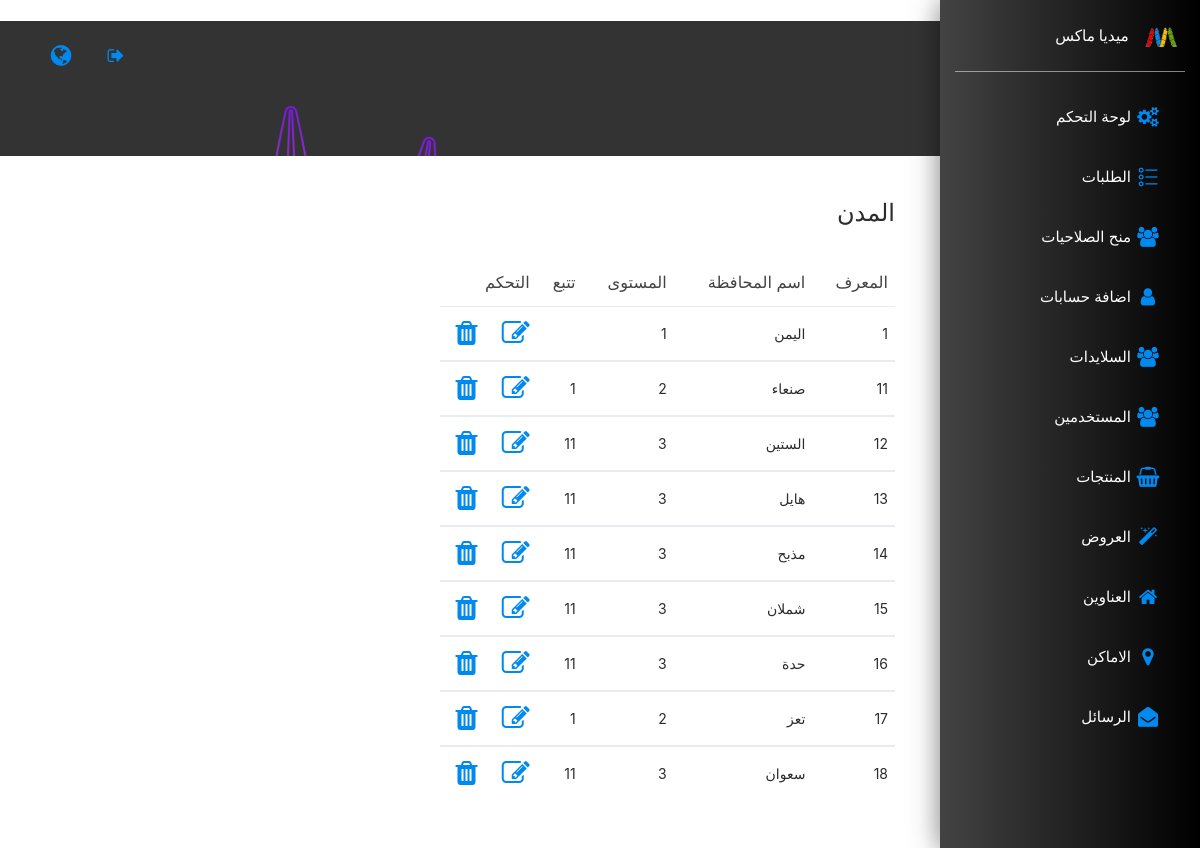
The app's page /cp/cities.php (signed in) with its own data.
### tables this page shows
CREATE TABLE IF NOT EXISTS `locations` (
  `id` int(11) NOT NULL AUTO_INCREMENT,
  `name` varchar(45) DEFAULT NULL,
  `level` tinyint(1) DEFAULT NULL,
  `parent` int(11) DEFAULT NULL,
  PRIMARY KEY (`id`),
  KEY `fk_locations_locations1_idx` (`parent`)
);

### cp/cities.php (the view, shortened to what this page needs)
<?php
include_once('design/sidebar.php');
?>
        <div class="main-panel">
            <?php
				include_once('design/navbar.php');
		    ?>
            <div class="panel-header panel-header-sm">
            </div>
            <div class="content">
                <div class="row">
				 <div class="col-md-8">
			<?php
								$sql="Select * from locations ";
								$q=$con->prepare($sql);
								$q->execute();
								$rows=$q->fetchall();
								if($q->rowcount()>0){
									echo " <div class='content'><div class='row'><div class='col-md-12'><div class='card'><div class='card-header'><h4 class='card-title'>المدن</h4></div><div class='card-body'><div class='table-responsive'><table class='table'>";
										echo " <thead class=' text-primary'>";
										echo "<th class='text-right'>المعرف</th>";
										echo "<th class='text-right'>اسم المحافظة</th>";
										echo "<th class='text-right'>المستوى</th>";
										echo "<th class='text-right'>تتبع</th>";
										echo "<th colspan=2 class='text-right'>التحكم</th>";
										echo "</thead>";
										foreach($rows as $row){
											$id=$row['id'];
											$name=$row['name'];
											$level=$row['level'];
											$parent=$row['parent'];
											echo "<tbody>";
											echo "<td>$id</td>";
											echo "<td>$name</td>";
											echo "<td>$level</td>";
											echo "<td>$parent</td>";
											echo "<td><a href='?action=edit&id=$id' title='تعديل'><i class='fa fa-edit' style='font-size:2em; color:#b37700;'></i></a></td>";
											echo "<td><a href='?action=delete&id=$id' title='حذف' onclick='return confirm(\" هل انت متأكد من حذف الصنف  $name ؟\")'><i class='fa fa-trash' style='font-size:2em;color:black;'></i></a></td>";
											echo "</tbody>";
										}
									echo "</table>";
									echo "</div></div></div></div></div></div>";
								}
								else
								{
									echo "Empty";
								}
?>
                    </div>
                    </div>
                </div>
            </div>
                       <?php
include_once('design/footer.php');
?>

### cp/design/sidebar.php (shortened to what this page needs)
<?php
require_once('../db/db.php');
?>
<!DOCTYPE html>
<html lang="ar">
<head>
    <link href="assets/css/bootstrap.min.css" rel="stylesheet" />
    <link href="assets/css/now-ui-dashboard.css?v=1.0.1" rel="stylesheet" />
    <link href="assets/demo/demo.css" rel="stylesheet" />
	 <link href="font-awesome.min.css" rel="stylesheet" />
	 <link href="assets/css/font-awesome.min.css" rel="stylesheet" />
</head>
<body class="">
    <div class="wrapper ">
        <div class="sidebar" data-color="black">
            <div class="logo">
                <a href="index.php" class="simple-text logo-mini">
                    <img src="assets/img/logo.png" class='logoimg'>
                </a>
                <a href="#" class="simple-text logo-normal">
                    <p style=" font-family: 'Calibri', Sakkal Majalla, Monotype Koufi  !important;">ميديا ماكس </p>
                </a>
            </div>
            <div class="sidebar-wrapper">
                <ul class="nav">
					<?php
						echo right_list('index','fa fa-gears design_app','لوحة التحكم');
                        $r=$_SESSION['admin_role'];
                        $sql="select * from roles where id =:r";
                            $q=$con->prepare($sql);
                            $q->execute(array("r"=>$r));
                            $rows=$q->fetchall();
                            if($q->rowcount()>0)
                            {
                                foreach($rows as $row)
                                {
                                    $acounts=$row['acounts'];
                                    $orders=$row['orders'];
                                    $slides=$row['slides'];
                                    $users=$row['users'];
                                    $products=$row['products'];
                                    $offers=$row['offers'];
                                    $addresses=$row['addresses'];
                                    $locations=$row['locations'];
                                    $messages=$row['messages'];
                                    $granted_roles=$row['granted_roles'];
                               }
                            }
						if(isset($orders) and $orders==1)
                        echo "<li class='dropdown'>
                            <a href='tables.php' class='dropdown-toggle' data-toggle='dropdown'>
                                <i class='now-ui-icons design_bullet-list-67'></i>
                                <p>الطلبات</p>
                            </a>
                            <div class='dropdown'>
                            <div class='dropdown-menu drop_tables'>
                            <a class='dropdown-item' href='orders.php?name=كل الطلبات'>كل الطلبات</a><br>
                            <a class='dropdown-item' href='orders.php?role=1&name=جديدة'>جديدة</a><br>
                            <a class='dropdown-item' href='orders.php?role=2&name=قيد التجهيز'>قيد التجهيز</a><br>
                            <a class='dropdown-item' href='orders.php?role=3&name=الدفع'>الدفع</a><br>
                            <a class='dropdown-item' href='orders.php?role=4&name=مكتملة'>مكتملة</a><br>
                            </div>
                            </div>
                        </li>";
						if(isset($granted_roles) and $granted_roles==1) echo right_list('roles.php','fa fa-users design_app','منح الصلاحيات');
						if(isset($acounts) and $acounts==1) echo right_list('user_pro.php?action=insert','fa fa-user design_app','اضافة حسابات');
						if(isset($slides) and $slides==1) echo right_list('slides.php','fa fa-users design_app',' السلايدات');
						if(isset($users) and $users==1) echo right_list('users.php?name=المستخدمين','fa fa-users design_app','المستخدمين');
						if(isset($products) and $products==1) echo right_list('products','fa fa-shopping-basket design_app','المنتجات');
						if(isset($offers) and $offers==1) echo right_list('offers','fa fa-magic design_app','العروض');
						if(isset($addresses) and $addresses==1) echo right_list('addresses','fa fa-home design_app','العناوين');
						if(isset($locations) and $locations==1) echo right_list('locations','fa fa-map-marker design_app','الاماكن');
						if(isset($messages) and $messages==1) echo right_list('messages','fa fa-envelope-open design_app','الرسائل');
					?>
                </ul>
            </div>
        </div>

### functions/functions.php (shortened to what this page needs)
<?php
	function right_list($a,$i,$p){
		return "<li>
			<a href='$a'>
				<i class='$i'></i>
				<p>$p</p>
			</a>
		  </li>";
	}
?>

### cp/design/navbar.php (shortened to what this page needs)
    <nav class="navbar navbar-expand-lg navbar-transparent  navbar-absolute bg-primary fixed-top">
        <div class="container-fluid">
            <div class="collapse navbar-collapse justify-content-end" id="navigation">
                <ul class="navbar-nav">
                    <li class="nav-item">
                        <a class="nav-link" href="logout.php">
                            <i class="fa fa-sign-out media-4_sound-wave"></i>
                        </a>
                    </li>
                    <li class="nav-item dropdown">
<a class="nav-link dropdown-toggle" href="http://example.com" id="navbarDropdownMenuLink" data-toggle="dropdown" aria-haspopup="true" aria-expanded="false">
                            <i class="now-ui-icons fa fa-globe"></i>
                        </a>
</li>
                </ul>
            </div>
        </div>
    </nav>

### cp/design/footer.php (shortened to what this page needs)
</html>

### records on screen
locations: id "1", name "اليمن", level "1"
locations: id "11", name "صنعاء", level "2", parent "1"
locations: id "12", name "الستين", level "3", parent "11"
locations: id "13", name "هايل", level "3", parent "11"
locations: id "14", name "مذبح", level "3", parent "11"
locations: id "15", name "شملان", level "3", parent "11"
locations: id "16", name "حدة", level "3", parent "11"
locations: id "17", name "تعز", level "2", parent "1"
locations: id "18", name "سعوان", level "3", parent "11"

### other values on screen
$p "لوحة التحكم منح الصلاحيات اضافة حسابات السلايدات المستخدمين المنتجات العروض العناوين الاماكن الرسائل"
